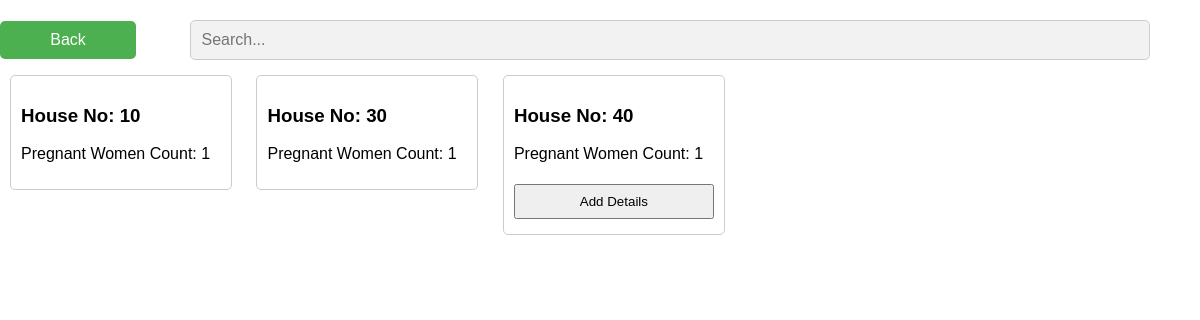
Page /pregnant on the earlier database version.
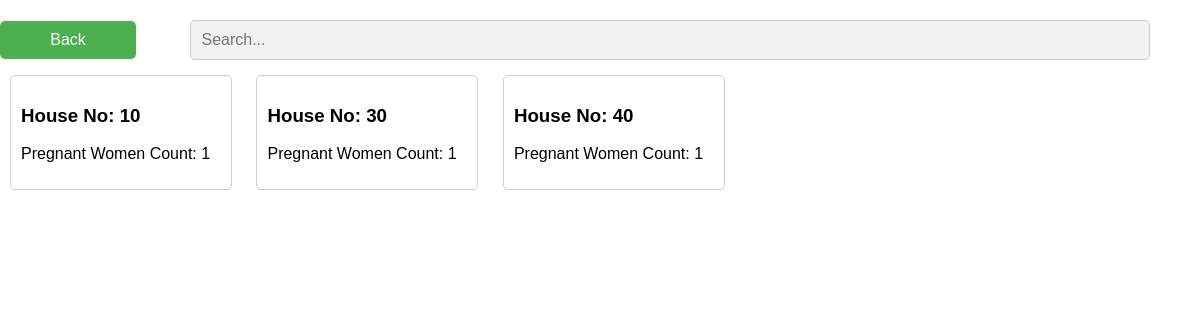
Same page on the later database version.
### ashaease/models.py (models this page shows)
class House(models.Model):
    user = models.ForeignKey(User, on_delete=models.CASCADE, related_name="houses")
    house_no = models.CharField(max_length=20)
    house_address = models.TextField()
    no_of_members = models.IntegerField(default=0)
    added_no_of_members = models.IntegerField(default=0)
    is_no_of_members_added = models.BooleanField(default=False)
    child_onboard = models.BooleanField(default=False)
    child_cound = models.IntegerField(default=0)
    added_child_cound = models.IntegerField(default=0)
    is_child_added = models.BooleanField(default=False)
    pregnant_onboard = models.BooleanField(default=False)
    pregnant_cound = models.IntegerField(default=0)
    added_pregnant_cound = models.IntegerField(default=0)
    is_pregnant_added = models.BooleanField(default=False)
    patients_onboard = models.BooleanField(default=False)
    patients_cound = models.IntegerField(default=0)
    added_patients_cound = models.IntegerField(default=0)
    is_patients_added = models.BooleanField(default=False)

### ashaease/views.py (the view)
# urls.py: path('pregnant', views.pregnant, name='pregnant'),
def pregnant(request):
    houses = House.objects.filter(pregnant_onboard=True)
    context = {
        'houses' : houses,
    }
    return render(request, 'pregnant.html', context)

### ashaease/templates/pregnant.html (shortened to what this page needs)
<!DOCTYPE html>
<html lang="en">
<head>
</head>
<body>
    <div>
        <a class="btn" href="home">Back</a>
        <input type="text" id="searchInput" placeholder="Search...">
     </div>
    <div id="cardContainer">
        {% for i in houses %}
        <div class="card">
            <h3>House No: {{ i.house_no }}</h3>
            <p>Pregnant Women Count: {{ i.pregnant_cound }}</p>
            <form method="post" action="add_pregnant_request">
                {% if i.is_pregnant_added == False %}
                <button type="submit">Add Details</button>
                {% endif %}
            </form>
        </div>
        {% endfor %}
    </div>
</body>
</html>

Differences in the rows shown:
changed House (number 3 of 3 on the later page): no longer shows "Add Details"
